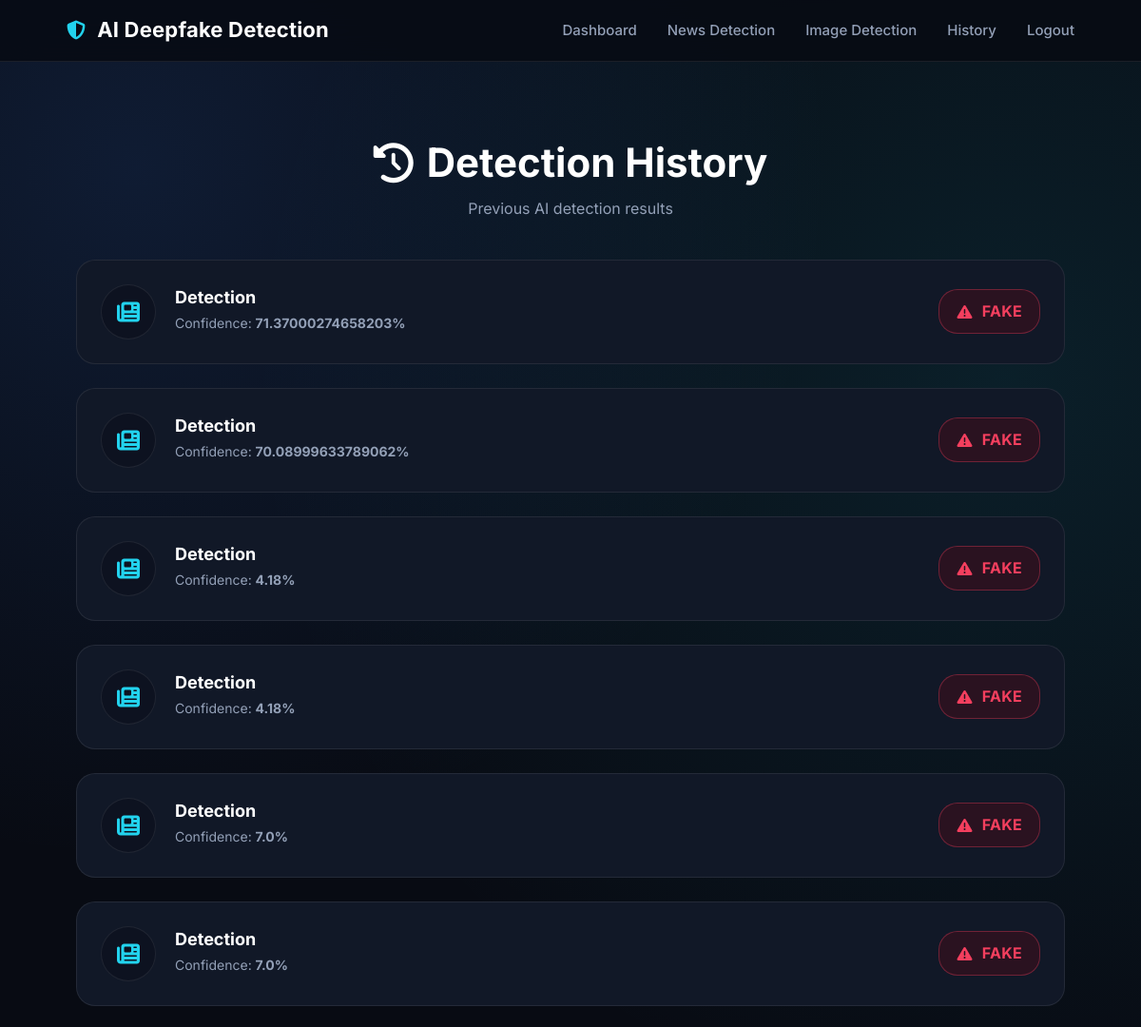
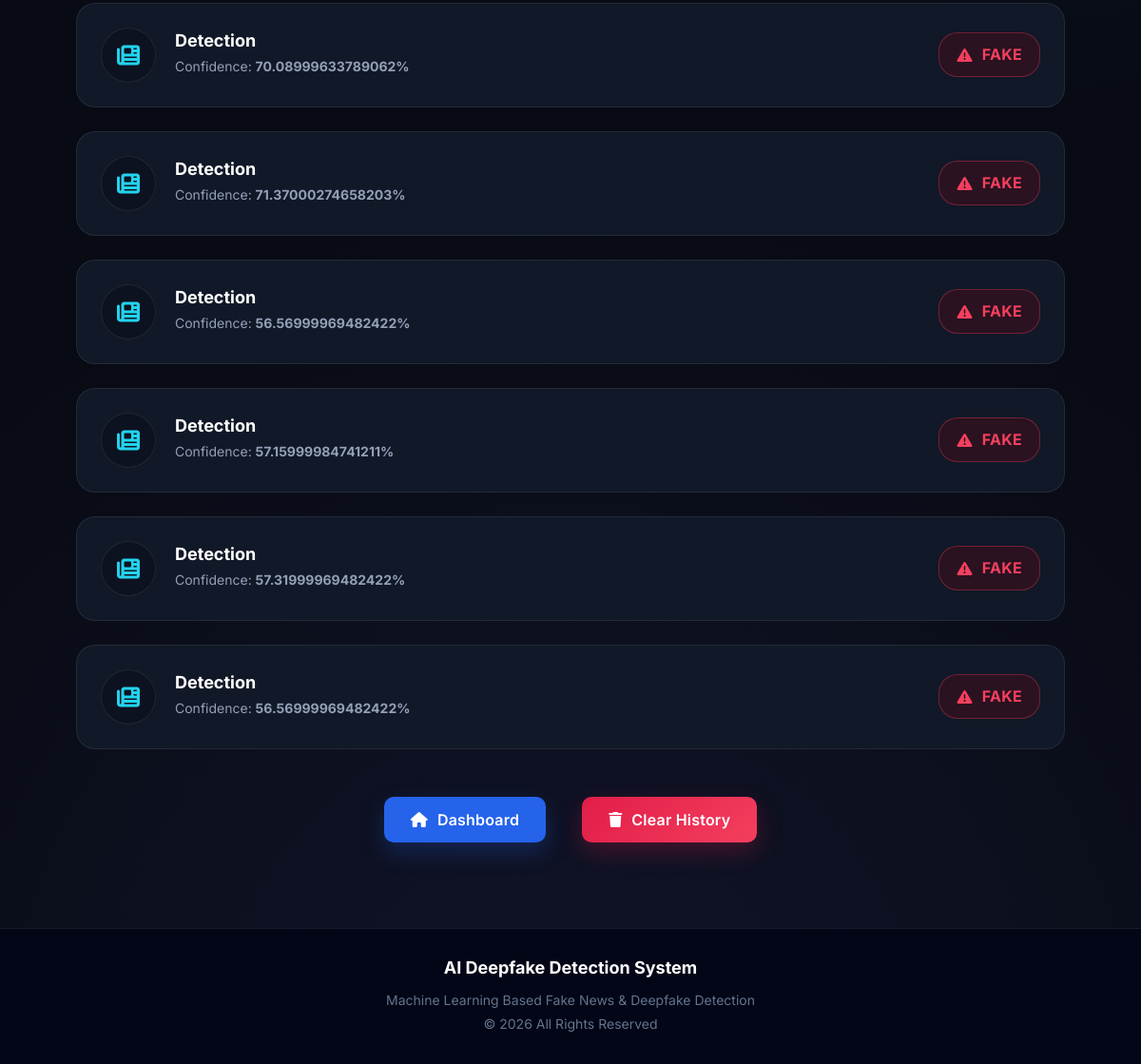
The page /history (signed in) on the database its author committed (2 pictures, top to bottom).
### app.py (models this page shows)
class History(db.Model):
    id=db.Column(db.Integer,primary_key=True)
    username=db.Column(db.String(100))
    prediction=db.Column(db.String(50))
    confidence=db.Column(db.Float)
    filename=db.Column(db.String(200))
    created=db.Column(db.DateTime,default=datetime.utcnow)

### app.py (the view)
@app.route("/history")
@login_required
def history():
    data = History.query.filter_by(
        username=current_user.username
    ).order_by(
        History.created.desc()
    ).all()
    return render_template("history.html", history=data)

### app.py (called while the page is built)
@login_manager.user_loader
def load_user(user_id):
    return db.session.get(User, int(user_id))

### templates/history.html (shortened to what this page needs)
<!DOCTYPE html>
<html lang="en">
<head>
<link rel="stylesheet"
href="{{ url_for('static', filename='css/style.css') }}">
<link rel="stylesheet"
href="https://cdnjs.cloudflare.com/ajax/libs/font-awesome/6.6.0/css/all.min.css">
</head>
<body>
<nav>
<h2>
<i class="fa-solid fa-shield-halved"></i>
AI Deepfake Detection
</h2>
<ul>
<li>
<a href="/dashboard">
Dashboard
</a>
</li>
<li>
<a href="/detect-text">
News Detection
</a>
</li>
<li>
<a href="/detect-image">
Image Detection
</a>
</li>
<li>
<a href="/history">
History
</a>
</li>
<li>
<a href="/logout">
Logout
</a>
</li>
</ul>
</nav>
<section class="history-container">
<div class="title-box">
<h1>
<i class="fa-solid fa-clock-rotate-left"></i>
Detection History
</h1>
<p>
Previous AI detection results
</p>
</div>
{% if history %}
{% for item in history %}
<div class="history-card">
<div class="left">
<div class="icon">
{% if item.type == "image" %}
<i class="fa-solid fa-image"></i>
{% else %}
<i class="fa-solid fa-newspaper"></i>
{% endif %}
</div>
<div class="details">
<h2>
{{ item.type|capitalize }} Detection
</h2>
<p>
Confidence:
<strong>
{{ item.confidence }}%
</strong>
</p>
</div>
</div>
{% if item.result == "REAL" or item.result=="REAL NEWS" or item.result=="REAL IMAGE" %}
<div class="badge real">
<i class="fa-solid fa-circle-check"></i>
REAL
</div>
{% else %}
<div class="badge fake">
<i class="fa-solid fa-triangle-exclamation"></i>
FAKE
</div>
{% endif %}
</div>
{% endfor %}
{% endif %}
<div class="buttons">
<a href="/dashboard">
<button>
<i class="fa-solid fa-house"></i>
Dashboard
</button>
</a>
<a href="/clear-history">
<button class="delete">
<i class="fa-solid fa-trash"></i>
Clear History
</button>
</a>
</div>
</section>
<footer>
<h3>
AI Deepfake Detection System
</h3>
<p>
Machine Learning Based Fake News & Deepfake Detection
</p>
<p>
© 2026 All Rights Reserved
</p>
</footer>
</body>
</html>

### static/css/style.css (style rules this page uses)
:root { --primary:#3b82f6; --primary-dark:#2563eb; --secondary:#6366f1; --accent:#22d3ee; --bg:#080b13; --bg-elevated:#0d1220; --surface:#121a2b; --border:rgba(255,255,255,.08); --border-strong:rgba(255,255,255,.14); --white:#ffffff; --text:#e4e9f2; --light:#93a0b7; --muted:#64748b; --success:#22c55e; --success-bg:#0f2a1c; --danger:#f43f5e; --danger-bg:#2a1220; --warning:#f59e0b; --shadow-sm:0 8px 20px rgba(0,0,0,.25); --shadow:0 20px 45px rgba(0,0,0,.35); --shadow-lg:0 25px 60px rgba(0,0,0,.45); --radius-sm:10px; --radius:16px; --radius-lg:22px; --radius-full:999px; }
*, *::before, *::after { margin:0; padding:0; box-sizing:border-box; }
html { scroll-behavior:smooth; }
body { font-family:'Inter',-apple-system,BlinkMacSystemFont,sans-serif; background: radial-gradient(circle at 12% 8%, rgba(59,130,246,.14) 0%, transparent 32%), radial-gradient(circle at 88% 18%, rgba(34,211,238,.10) 0%, transparent 38%), radial-gradient(circle at 50% 100%, rgba(99,102,241,.10) 0%, transparent 40%), var(--bg); color:var(--text); min-height:100vh; line-height:1.6; overflow-x:hidden; -webkit-font-smoothing:antialiased; }
h1,h2,h3,h4 { color:var(--white); font-weight:700; line-height:1.25; }
p { color:var(--light); }
a { color:inherit; text-decoration:none; transition:.25s ease; }
nav { position:sticky; top:0; z-index:999; display:flex; justify-content:space-between; align-items:center; padding:18px 70px; background:rgba(8,11,19,.85); backdrop-filter:blur(18px); -webkit-backdrop-filter:blur(18px); border-bottom:1px solid var(--border); }
nav h2 { display:flex; align-items:center; gap:12px; color:var(--white); font-size:22px; font-weight:700; letter-spacing:.2px; }
nav h2 i { color:var(--accent); font-size:20px; }
nav ul { display:flex; list-style:none; align-items:center; gap:32px; }
nav a { color:var(--light); font-weight:500; font-size:15px; position:relative; }
nav a::after { content:""; position:absolute; left:0; bottom:-8px; width:0%; height:2px; background:var(--accent); transition:.3s ease; }
.btn, button { display:inline-flex; align-items:center; justify-content:center; gap:10px; border:none; border-radius:var(--radius-sm); background:linear-gradient(135deg,var(--primary-dark),var(--secondary)); color:var(--white); font-family:inherit; font-size:15px; font-weight:600; letter-spacing:.2px; cursor:pointer; transition:.25s ease; box-shadow:0 10px 25px rgba(37,99,235,.25); }
button { width:100%; padding:15px; }
button.delete, .delete { background:linear-gradient(135deg,#e11d48,#f43f5e); box-shadow:0 10px 25px rgba(225,29,72,.25); }
.buttons { display:flex; justify-content:center; align-items:center; gap:18px; flex-wrap:wrap; margin-top:35px; }
.buttons button, .buttons a button { width:auto; padding:14px 28px; }
section { padding:80px 8%; }
.badge, .real, .fake { display:inline-flex; align-items:center; gap:10px; padding:12px 26px; border-radius:var(--radius-full); font-size:16px; font-weight:700; letter-spacing:.3px; margin-top:18px; }
.badge.fake, .fake { background:var(--danger-bg); color:var(--danger); border:1px solid rgba(244,63,94,.35); }
.history-container, .container { width:92%; max-width:1100px; margin:56px auto; }
.title-box { text-align:center; margin-bottom:44px; }
.title-box h1 { display:flex; align-items:center; justify-content:center; gap:14px; font-size:36px; }
.title-box p { margin-top:10px; }
.history-card { background:var(--surface); border:1px solid var(--border); padding:26px 28px; border-radius:var(--radius-lg); margin-bottom:20px; display:flex; justify-content:space-between; align-items:center; gap:20px; flex-wrap:wrap; transition:.25s ease; }
.history-card .left { display:flex; align-items:center; gap:20px; }
.history-card .icon { width:58px; height:58px; border-radius:50%; background:var(--bg-elevated); border:1px solid var(--border); display:flex; justify-content:center; align-items:center; font-size:24px; color:var(--accent); flex-shrink:0; }
.history-card .details h2 { font-size:18px; margin-bottom:4px; }
.history-card .details p { font-size:14px; color:var(--light); margin:2px 0; }
.history-card .badge { margin-top:0; }
footer { margin-top:60px; background:var(--bg-elevated); padding:40px; text-align:center; border-top:1px solid var(--border); }
footer h3 { color:var(--white); margin-bottom:10px; font-size:18px; }
footer p { color:var(--muted); font-size:14px; line-height:1.8; }

### rows shown on the page
History: confidence "71.37000274658203"
History: confidence "70.08999633789062"
History: confidence "4.18"
History: confidence "4.18"
History: confidence "7.0"
History: confidence "7.0"
History: confidence "70.08999633789062"
History: confidence "71.37000274658203"
History: confidence "56.56999969482422"
History: confidence "57.15999984741211"
History: confidence "57.31999969482422"
History: confidence "56.56999969482422"
